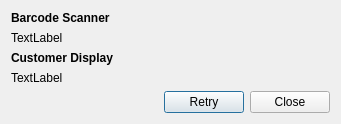
<?xml version="1.0" encoding="UTF-8"?>
<ui version="4.0">
 <class>CheckSetupDialog</class>
 <widget class="QDialog" name="CheckSetupDialog">
  <property name="windowModality">
   <enum>Qt::ApplicationModal</enum>
  </property>
  <property name="geometry">
   <rect>
    <x>0</x>
    <y>0</y>
    <width>341</width>
    <height>118</height>
   </rect>
  </property>
  <property name="sizePolicy">
   <sizepolicy hsizetype="Preferred" vsizetype="Fixed">
    <horstretch>0</horstretch>
    <verstretch>0</verstretch>
   </sizepolicy>
  </property>
  <property name="windowTitle">
   <string>Dialog</string>
  </property>
  <property name="modal">
   <bool>true</bool>
  </property>
  <layout class="QGridLayout" name="gridLayout">
   <item row="0" column="0">
    <widget class="QLabel" name="label">
     <property name="font">
      <font>
       <weight>75</weight>
       <bold>true</bold>
      </font>
     </property>
     <property name="text">
      <string>Barcode Scanner</string>
     </property>
    </widget>
   </item>
   <item row="1" column="0">
    <widget class="QLabel" name="output_barcodeStatus_label">
     <property name="text">
      <string>TextLabel</string>
     </property>
    </widget>
   </item>
   <item row="2" column="0">
    <widget class="QLabel" name="label_2">
     <property name="font">
      <font>
       <weight>75</weight>
       <bold>true</bold>
      </font>
     </property>
     <property name="text">
      <string>Customer Display</string>
     </property>
    </widget>
   </item>
   <item row="3" column="0">
    <widget class="QLabel" name="output_customerDisplayStatus_label">
     <property name="text">
      <string>TextLabel</string>
     </property>
    </widget>
   </item>
   <item row="4" column="0">
    <widget class="QDialogButtonBox" name="buttonBox">
     <property name="orientation">
      <enum>Qt::Horizontal</enum>
     </property>
     <property name="standardButtons">
      <set>QDialogButtonBox::Close|QDialogButtonBox::Retry</set>
     </property>
    </widget>
   </item>
  </layout>
 </widget>
 <resources/>
 <connections>
  <connection>
   <sender>buttonBox</sender>
   <signal>accepted()</signal>
   <receiver>CheckSetupDialog</receiver>
   <slot>accept()</slot>
   <hints>
    <hint type="sourcelabel">
     <x>248</x>
     <y>254</y>
    </hint>
    <hint type="destinationlabel">
     <x>157</x>
     <y>274</y>
    </hint>
   </hints>
  </connection>
  <connection>
   <sender>buttonBox</sender>
   <signal>rejected()</signal>
   <receiver>CheckSetupDialog</receiver>
   <slot>reject()</slot>
   <hints>
    <hint type="sourcelabel">
     <x>316</x>
     <y>260</y>
    </hint>
    <hint type="destinationlabel">
     <x>286</x>
     <y>274</y>
    </hint>
   </hints>
  </connection>
 </connections>
</ui>
